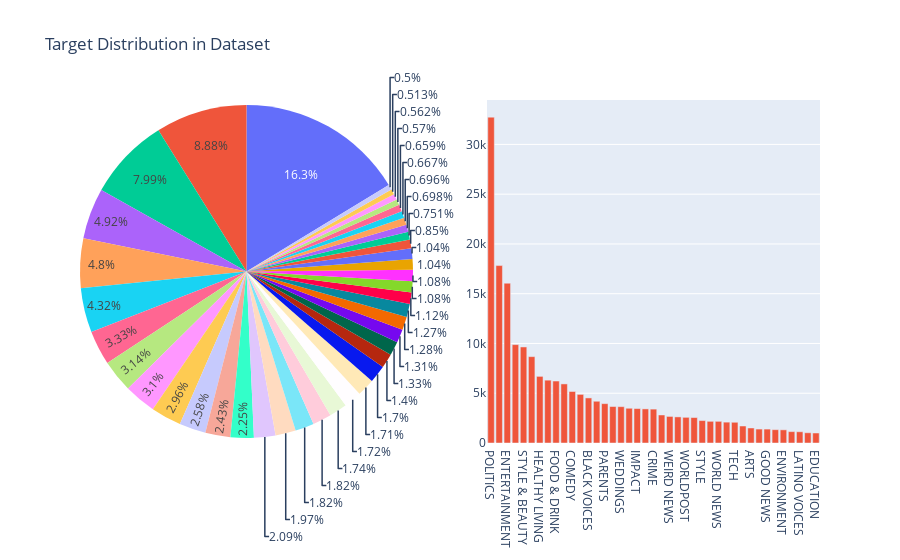

Here is the notebook cell this chart was saved with:
### Code cell
from plotly.subplots import make_subplots
import plotly.graph_objects as go


fig = make_subplots(rows=1, cols=2,specs=[[{"type": "domain"}, {"type": "xy"}]])

fig.add_trace(
    go.Pie(labels=labels, values=values),
    row=1, col=1
)

fig.add_trace(
    go.Bar(x=labels, y=values),
    row=1, col=2
)



fig.update_layout(title_text="Target Distribution in Dataset" ,showlegend=False)
fig.show()

### Figure 1 — Plotly figure (JSON) as saved in the notebook; plotly's stock layout.template omitted (floating-point values rounded to 4 significant figures)
{"data": [{"domain": {"x": [0, 0.45], "y": [0, 1]}, "labels": ["POLITICS", "WELLNESS", "ENTERTAINMENT", "TRAVEL", "STYLE & BEAUTY", "PARENTING", "HEALTHY LIVING", "QUEER VOICES", "FOOD & DRINK", "BUSINESS", "COMEDY", "SPORTS", "BLACK VOICES", "HOME & LIVING", "PARENTS", "THE WORLDPOST", "WEDDINGS", "WOMEN", "IMPACT", "DIVORCE", "CRIME", "MEDIA", "WEIRD NEWS", "GREEN", "WORLDPOST", "RELIGION", "STYLE", "SCIENCE", "WORLD NEWS", "TASTE", "TECH", "MONEY", "ARTS", "FIFTY", "GOOD NEWS", "ARTS & CULTURE", "ENVIRONMENT", "COLLEGE", "LATINO VOICES", "CULTURE & ARTS", "EDUCATION"], "type": "pie", "values": [32739, 17827, 16058, 9887, 9649, 8677, 6694, 6314, 6226, 5937, 5175, 4884, 4528, 4195, 3955, 3664, 3651, 3490, 3459, 3426, 3405, 2815, 2670, 2622, 2579, 2556, 2254, 2178, 2177, 2096, 2082, 1707, 1509, 1401, 1398, 1339, 1323, 1144, 1129, 1030, 1004]}, {"type": "bar", "x": ["POLITICS", "WELLNESS", "ENTERTAINMENT", "TRAVEL", "STYLE & BEAUTY", "PARENTING", "HEALTHY LIVING", "QUEER VOICES", "FOOD & DRINK", "BUSINESS", "COMEDY", "SPORTS", "BLACK VOICES", "HOME & LIVING", "PARENTS", "THE WORLDPOST", "WEDDINGS", "WOMEN", "IMPACT", "DIVORCE", "CRIME", "MEDIA", "WEIRD NEWS", "GREEN", "WORLDPOST", "RELIGION", "STYLE", "SCIENCE", "WORLD NEWS", "TASTE", "TECH", "MONEY", "ARTS", "FIFTY", "GOOD NEWS", "ARTS & CULTURE", "ENVIRONMENT", "COLLEGE", "LATINO VOICES", "CULTURE & ARTS", "EDUCATION"], "xaxis": "x", "y": [32739, 17827, 16058, 9887, 9649, 8677, 6694, 6314, 6226, 5937, 5175, 4884, 4528, 4195, 3955, 3664, 3651, 3490, 3459, 3426, 3405, 2815, 2670, 2622, 2579, 2556, 2254, 2178, 2177, 2096, 2082, 1707, 1509, 1401, 1398, 1339, 1323, 1144, 1129, 1030, 1004], "yaxis": "y"}], "layout": {"showlegend": false, "title": {"text": "Target Distribution in Dataset"}, "xaxis": {"anchor": "y", "domain": [0.55, 1]}, "yaxis": {"anchor": "x", "domain": [0, 1]}}}
